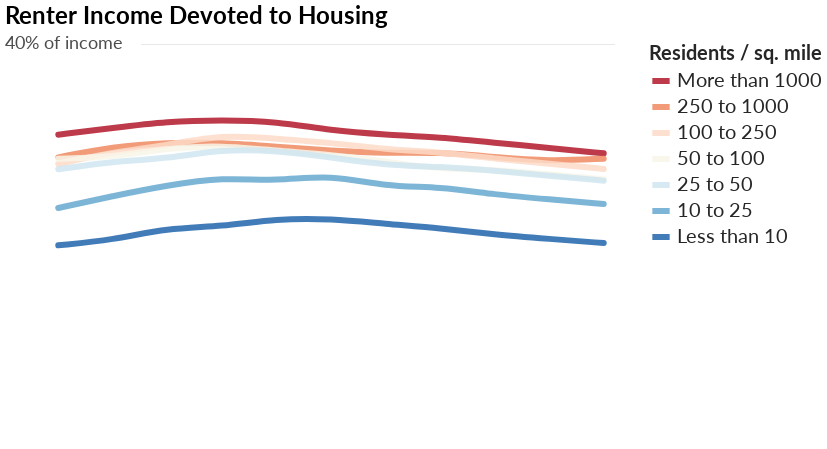

Write notebook code for a chart like this one.
### Code cell
rent_pop_den_chart

### Figure 1 — Vega-Lite specification as saved in the notebook (floating-point values rounded to 4 significant figures)
{"width": 600, "height": 400, "background": "white", "config": {"title": {"fontSize": 24, "anchor": "start", "font": "Lato", "offset": 5}, "axisX": {"grid": false, "labelFont": "Lato", "labelFontSize": 16, "labelAngle": 0, "labelPadding": 10, "ticks": false, "tickSize": 5, "title": null, "titleFont": "Lato", "titleFontSize": 16, "titleFontWeight": "normal", "titleY": 30, "titleX": 280}, "axisY": {"grid": true, "gridOpacity": 1, "labelFont": "Lato", "labelFontSize": 16, "labelLimit": 100, "labelAlign": "left", "labelPadding": 20, "ticks": false, "title": null, "titleFont": "Lato", "titleFontWeight": "normal", "titleFontSize": 16, "titleAlign": "left", "titleAngle": 0, "titleY": -20, "titleX": -20, "domainWidth": 0}, "view": {"strokeOpacity": 0}, "legend": {"labelFont": "Lato", "labelFontSize": 20, "labelOpacity": 0.85, "symbolSize": 300, "symbolStrokeWidth": 6, "titleFont": "Lato", "titleFontSize": 20, "titleLimit": 250, "titleOpacity": 0.85}}, "layer": [{"data": {"name": "data-f1d2e6c90994022b09d9bf043d512484"}, "mark": {"type": "line", "interpolate": "basis", "opacity": 0.85, "size": 6, "strokeCap": "round"}, "encoding": {"color": {"type": "nominal", "field": "Home_Units", "scale": {"domain": ["More than 1000", "250 to 1000", "100 to 250", "50 to 100", "25 to 50", "10 to 25", "Less than 10"], "range": ["#b2182b", "#ef8a62", "#fddbc7", "#f8f6e9", "#d1e5f0", "#67a9cf", "#2166ac"]}, "title": "Residents / sq. mile"}, "x": {"type": "ordinal", "axis": {"labelFontSize": 18, "labelOpacity": 0.7, "tickSize": 10, "ticks": true, "titleFontSize": 20, "values": [2008, 2018]}, "field": "Year"}, "y": {"type": "quantitative", "axis": {"labelFontSize": 18, "labelOpacity": 0.7, "labelPadding": 25, "titleFontSize": 20, "titleOpacity": 0.7, "titleX": -25, "titleY": -30, "values": [15, 20, 25, 30, 35]}, "field": "Rent_Share_Inc", "scale": {"domain": [10, 40]}, "title": "Counties grouped by population density"}}, "title": "Renter Income Devoted to Housing"}, {"data": {"name": "data-210bcfbf6ca010247ca2ea02fc053f02"}, "mark": {"type": "text", "dx": 6, "dy": 0, "font": "lato", "fontSize": 18, "opacity": 0.7}, "encoding": {"text": {"type": "nominal", "field": "text"}, "x": {"type": "ordinal", "field": "x"}, "y": {"type": "quantitative", "field": "y"}}}, {"data": {"name": "data-13b48c35d42a118470c4da8ad44cb782"}, "mark": {"type": "text", "dx": 320, "dy": -4, "fontSize": 11.5, "fontWeight": "bold", "opacity": 0.09}, "encoding": {"text": {"type": "nominal", "field": "text"}, "x": {"type": "ordinal", "axis": null, "field": "x"}, "y": {"type": "quantitative", "axis": null, "field": "y"}}}], "$schema": "https://vega.github.io/schema/vega-lite/v4.0.0.json", "datasets": {"data-f1d2e6c90994022b09d9bf043d512484": [{"Year": 2008, "Rent_Share_Inc": 33.2, "Home_Units": "More than 1000", "pct_chg": -0.05143, "Order": 1000}, {"Year": 2009, "Rent_Share_Inc": 33.7, "Home_Units": "More than 1000", "pct_chg": 0.01506, "Order": 1000}, {"Year": 2010, "Rent_Share_Inc": 34.2, "Home_Units": "More than 1000", "pct_chg": 0.01484, "Order": 1000}, {"Year": 2011, "Rent_Share_Inc": 34.3, "Home_Units": "More than 1000", "pct_chg": 0.002924, "Order": 1000}, {"Year": 2012, "Rent_Share_Inc": 34.2, "Home_Units": "More than 1000", "pct_chg": -0.002915, "Order": 1000}, {"Year": 2013, "Rent_Share_Inc": 33.5, "Home_Units": "More than 1000", "pct_chg": -0.02047, "Order": 1000}, {"Year": 2014, "Rent_Share_Inc": 33.2, "Home_Units": "More than 1000", "pct_chg": -0.008955, "Order": 1000}, {"Year": 2015, "Rent_Share_Inc": 33.0, "Home_Units": "More than 1000", "pct_chg": -0.006024, "Order": 1000}, {"Year": 2016, "Rent_Share_Inc": 32.6, "Home_Units": "More than 1000", "pct_chg": -0.01212, "Order": 1000}, {"Year": 2017, "Rent_Share_Inc": 32.2, "Home_Units": "More than 1000", "pct_chg": -0.01227, "Order": 1000}, {"Year": 2018, "Rent_Share_Inc": 31.8, "Home_Units": "More than 1000", "pct_chg": -0.01242, "Order": 1000}, {"Year": 2008, "Rent_Share_Inc": 31.5, "Home_Units": "250 to 1000", "pct_chg": -0.003165, "Order": 1000}, {"Year": 2009, "Rent_Share_Inc": 32.3, "Home_Units": "250 to 1000", "pct_chg": 0.0254, "Order": 1000}, {"Year": 2010, "Rent_Share_Inc": 32.6, "Home_Units": "250 to 1000", "pct_chg": 0.009288, "Order": 1000}, {"Year": 2011, "Rent_Share_Inc": 32.6, "Home_Units": "250 to 1000", "pct_chg": 0.0, "Order": 1000}, {"Year": 2012, "Rent_Share_Inc": 32.3, "Home_Units": "250 to 1000", "pct_chg": -0.009202, "Order": 1000}, {"Year": 2013, "Rent_Share_Inc": 32.0, "Home_Units": "250 to 1000", "pct_chg": -0.009288, "Order": 1000}, {"Year": 2014, "Rent_Share_Inc": 31.8, "Home_Units": "250 to 1000", "pct_chg": -0.00625, "Order": 1000}, {"Year": 2015, "Rent_Share_Inc": 31.9, "Home_Units": "250 to 1000", "pct_chg": 0.003145, "Order": 1000}, {"Year": 2016, "Rent_Share_Inc": 31.5, "Home_Units": "250 to 1000", "pct_chg": -0.01254, "Order": 1000}, {"Year": 2017, "Rent_Share_Inc": 31.2, "Home_Units": "250 to 1000", "pct_chg": -0.009524, "Order": 1000}, {"Year": 2018, "Rent_Share_Inc": 31.4, "Home_Units": "250 to 1000", "pct_chg": 0.00641, "Order": 1000}, {"Year": 2008, "Rent_Share_Inc": 31.0, "Home_Units": "100 to 250", "pct_chg": 0.1071, "Order": 250}, {"Year": 2009, "Rent_Share_Inc": 31.9, "Home_Units": "100 to 250", "pct_chg": 0.02903, "Order": 250}, {"Year": 2010, "Rent_Share_Inc": 32.4, "Home_Units": "100 to 250", "pct_chg": 0.01567, "Order": 250}, {"Year": 2011, "Rent_Share_Inc": 33.2, "Home_Units": "100 to 250", "pct_chg": 0.02469, "Order": 250}, {"Year": 2012, "Rent_Share_Inc": 32.9, "Home_Units": "100 to 250", "pct_chg": -0.009036, "Order": 250}, {"Year": 2013, "Rent_Share_Inc": 32.6, "Home_Units": "100 to 250", "pct_chg": -0.009119, "Order": 250}, {"Year": 2014, "Rent_Share_Inc": 32.1, "Home_Units": "100 to 250", "pct_chg": -0.01534, "Order": 250}, {"Year": 2015, "Rent_Share_Inc": 31.9, "Home_Units": "100 to 250", "pct_chg": -0.00623, "Order": 250}, {"Year": 2016, "Rent_Share_Inc": 31.4, "Home_Units": "100 to 250", "pct_chg": -0.01567, "Order": 250}, {"Year": 2017, "Rent_Share_Inc": 31.02, "Home_Units": "100 to 250", "pct_chg": 0.02548, "Order": 250}, {"Year": 2018, "Rent_Share_Inc": 30.63, "Home_Units": "100 to 250", "pct_chg": 0.009317, "Order": 250}, {"Year": 2008, "Rent_Share_Inc": 31.4, "Home_Units": "50 to 100", "pct_chg": 0.0, "Order": 100}, {"Year": 2009, "Rent_Share_Inc": 31.5, "Home_Units": "50 to 100", "pct_chg": 0.003185, "Order": 100}, {"Year": 2010, "Rent_Share_Inc": 32.2, "Home_Units": "50 to 100", "pct_chg": 0.02222, "Order": 100}, {"Year": 2011, "Rent_Share_Inc": 32.4, "Home_Units": "50 to 100", "pct_chg": 0.006211, "Order": 100}, {"Year": 2012, "Rent_Share_Inc": 32.0, "Home_Units": "50 to 100", "pct_chg": -0.01235, "Order": 100}, {"Year": 2013, "Rent_Share_Inc": 31.7, "Home_Units": "50 to 100", "pct_chg": -0.009375, "Order": 100}, {"Year": 2014, "Rent_Share_Inc": 31.2, "Home_Units": "50 to 100", "pct_chg": -0.01577, "Order": 100}, {"Year": 2015, "Rent_Share_Inc": 30.6, "Home_Units": "50 to 100", "pct_chg": -0.01923, "Order": 100}, {"Year": 2016, "Rent_Share_Inc": 30.6, "Home_Units": "50 to 100", "pct_chg": 0.0, "Order": 100}, {"Year": 2017, "Rent_Share_Inc": 30.23, "Home_Units": "50 to 100", "pct_chg": 0.07843, "Order": 100}, {"Year": 2018, "Rent_Share_Inc": 29.85, "Home_Units": "50 to 100", "pct_chg": -0.06061, "Order": 100}, {"Year": 2008, "Rent_Share_Inc": 30.6, "Home_Units": "25 to 50", "pct_chg": -0.05846, "Order": 50}, {"Year": 2009, "Rent_Share_Inc": 31.2, "Home_Units": "25 to 50", "pct_chg": 0.01961, "Order": 50}, {"Year": 2010, "Rent_Share_Inc": 31.4, "Home_Units": "25 to 50", "pct_chg": 0.00641, "Order": 50}, {"Year": 2011, "Rent_Share_Inc": 32.1, "Home_Units": "25 to 50", "pct_chg": 0.02229, "Order": 50}, {"Year": 2012, "Rent_Share_Inc": 32.0, "Home_Units": "25 to 50", "pct_chg": -0.003115, "Order": 50}, {"Year": 2013, "Rent_Share_Inc": 31.5, "Home_Units": "25 to 50", "pct_chg": -0.01562, "Order": 50}, {"Year": 2014, "Rent_Share_Inc": 30.9, "Home_Units": "25 to 50", "pct_chg": -0.01905, "Order": 50}, {"Year": 2015, "Rent_Share_Inc": 30.8, "Home_Units": "25 to 50", "pct_chg": -0.003236, "Order": 50}, {"Year": 2016, "Rent_Share_Inc": 30.5, "Home_Units": "25 to 50", "pct_chg": -0.00974, "Order": 50}, {"Year": 2017, "Rent_Share_Inc": 30.13, "Home_Units": "25 to 50", "pct_chg": 0.003279, "Order": 50}, {"Year": 2018, "Rent_Share_Inc": 29.75, "Home_Units": "25 to 50", "pct_chg": 0.03268, "Order": 50}, {"Year": 2008, "Rent_Share_Inc": 27.7, "Home_Units": "10 to 25", "pct_chg": null, "Order": 25}, {"Year": 2009, "Rent_Share_Inc": 28.6, "Home_Units": "10 to 25", "pct_chg": 0.03249, "Order": 25}, {"Year": 2010, "Rent_Share_Inc": 29.4, "Home_Units": "10 to 25", "pct_chg": 0.02797, "Order": 25}, {"Year": 2011, "Rent_Share_Inc": 30.0, "Home_Units": "10 to 25", "pct_chg": 0.02041, "Order": 25}, {"Year": 2012, "Rent_Share_Inc": 29.7, "Home_Units": "10 to 25", "pct_chg": -0.01, "Order": 25}, {"Year": 2013, "Rent_Share_Inc": 30.2, "Home_Units": "10 to 25", "pct_chg": 0.01684, "Order": 25}, {"Year": 2014, "Rent_Share_Inc": 29.3, "Home_Units": "10 to 25", "pct_chg": -0.0298, "Order": 25}, {"Year": 2015, "Rent_Share_Inc": 29.3, "Home_Units": "10 to 25", "pct_chg": 0.0, "Order": 25}, {"Year": 2016, "Rent_Share_Inc": 28.7, "Home_Units": "10 to 25", "pct_chg": -0.02048, "Order": 25}, {"Year": 2017, "Rent_Share_Inc": 28.35, "Home_Units": "10 to 25", "pct_chg": -0.006969, "Order": 25}, {"Year": 2018, "Rent_Share_Inc": 28.0, "Home_Units": "10 to 25", "pct_chg": -0.01754, "Order": 25}, {"Year": 2008, "Rent_Share_Inc": 24.9, "Home_Units": "Less than 10", "pct_chg": -0.1968, "Order": 10}, {"Year": 2009, "Rent_Share_Inc": 25.3, "Home_Units": "Less than 10", "pct_chg": 0.01606, "Order": 10}, {"Year": 2010, "Rent_Share_Inc": 26.2, "Home_Units": "Less than 10", "pct_chg": 0.03557, "Order": 10}, {"Year": 2011, "Rent_Share_Inc": 26.3, "Home_Units": "Less than 10", "pct_chg": 0.003817, "Order": 10}, {"Year": 2012, "Rent_Share_Inc": 26.9, "Home_Units": "Less than 10", "pct_chg": 0.02281, "Order": 10}, {"Year": 2013, "Rent_Share_Inc": 26.9, "Home_Units": "Less than 10", "pct_chg": 0.0, "Order": 10}, {"Year": 2014, "Rent_Share_Inc": 26.5, "Home_Units": "Less than 10", "pct_chg": -0.01487, "Order": 10}, {"Year": 2015, "Rent_Share_Inc": 26.2, "Home_Units": "Less than 10", "pct_chg": -0.01132, "Order": 10}, {"Year": 2016, "Rent_Share_Inc": 25.7, "Home_Units": "Less than 10", "pct_chg": -0.01908, "Order": 10}, {"Year": 2017, "Rent_Share_Inc": 25.39, "Home_Units": "Less than 10", "pct_chg": 0.4397, "Order": 10}, {"Year": 2018, "Rent_Share_Inc": 25.07, "Home_Units": "Less than 10", "pct_chg": -0.05405, "Order": 10}], "data-210bcfbf6ca010247ca2ea02fc053f02": [{"x": 2008, "y": 40, "text": "40% of income"}], "data-13b48c35d42a118470c4da8ad44cb782": [{"x": 2008, "y": 40, "text": "_______________________________________________________________________________"}]}}
